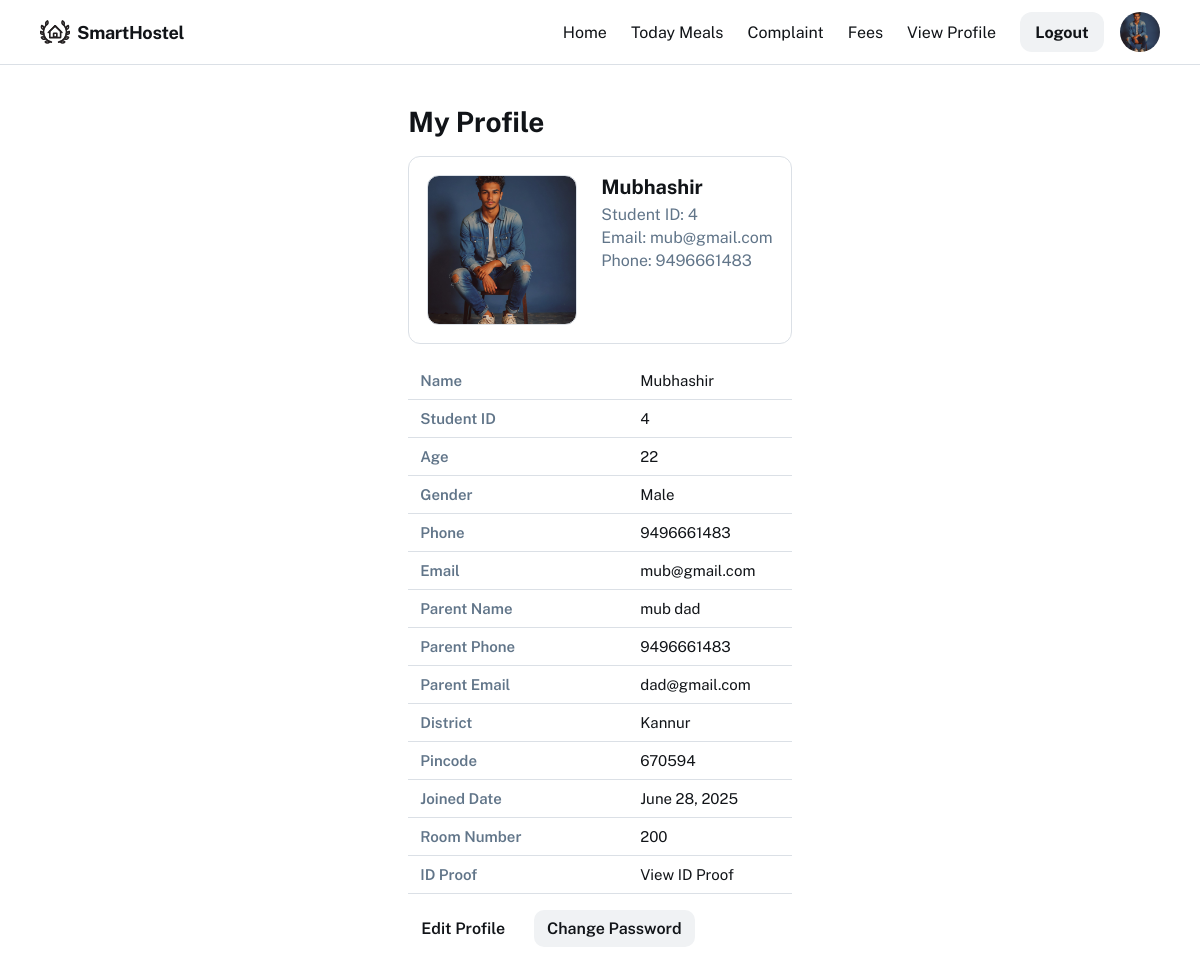
The page /profile/ (signed in) on the database as committed earlier.
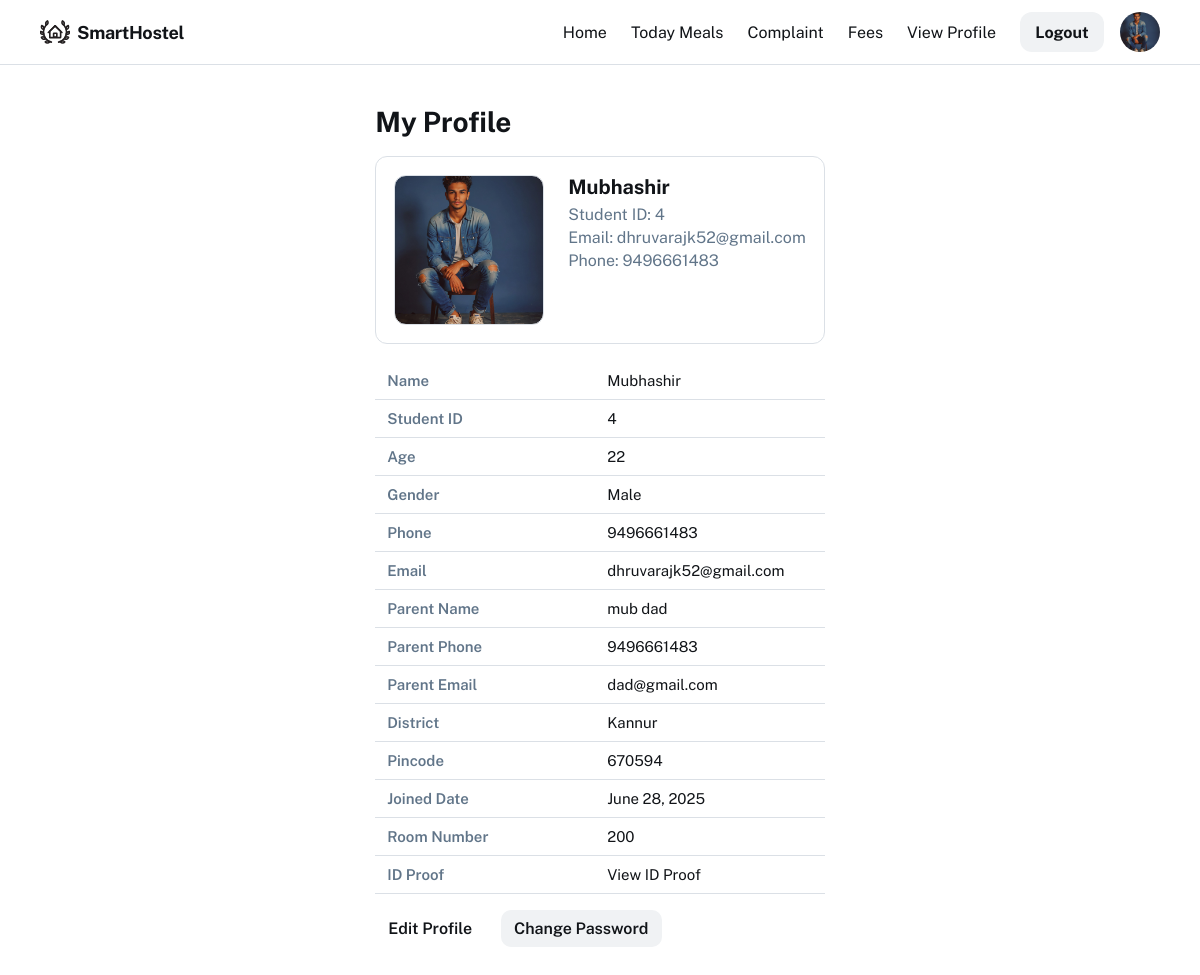
The same page on the database as committed later.
### student/models.py (models this page shows, shortened)
class Student(models.Model):
    GENDER_CHOICES = (
        ('Male', 'Male'),
        ('Female', 'Female'),
        ('Other', 'Other'),
    )
    DISTRICT_CHOICES = (
        ('Kasaragod', 'Kasaragod'),
        ('Kannur', 'Kannur'),
        ('Wayanad', 'Wayanad'),
        ('Kozhikode', 'Kozhikode'),
        ('Malappuram', 'Malappuram'),
        ('Palakkad', 'Palakkad'),
        ('Thrissur', 'Thrissur'),
        ('Ernakulam', 'Ernakulam'),
        ('Idukki', 'Idukki'),
        ('Kottayam', 'Kottayam'),
        ('Alappuzha', 'Alappuzha'),
        ('Pathanamthitta', 'Pathanamthitta'),
        ('Kollam', 'Kollam'),
        ('Thiruvananthapuram', 'Thiruvananthapuram'),
    )
    PROGRAMME_CHOICES = (
        ('BCA', 'BCA - Bachelor of Computer Applications'),
        ('BSC_CS', 'B.Sc Computer Science'),
        ('BSC_IT', 'B.Sc Information Technology'),
        ('BTECH_CS', 'B.Tech Computer Science & Engineering'),
        ('BTECH_IT', 'B.Tech Information Technology'),
        ('BTECH_EC', 'B.Tech Electronics & Communication'),
        ('BTECH_EE', 'B.Tech Electrical Engineering'),
        ('BTECH_ME', 'B.Tech Mechanical Engineering'),
        ('BTECH_CE', 'B.Tech Civil Engineering'),
        ('BTECH_AE', 'B.Tech Aeronautical Engineering'),
        ('MCA', 'MCA - Master of Computer Applications'),
        ('MSC_CS', 'M.Sc Computer Science'),
        ('MTECH_CS', 'M.Tech Computer Science & Engineering'),
        ('MTECH_IT', 'M.Tech Information Technology'),
        ('MTECH_EC', 'M.Tech Electronics & Communication'),
        ('MTECH_ME', 'M.Tech Mechanical Engineering'),
        ('MTECH_CE', 'M.Tech Civil Engineering'),
        ('MBA', 'MBA - Master of Business Administration'),
        ('DIP_CS', 'Diploma in Computer Science'),
        ('DIP_CE', 'Diploma in Civil Engineering'),
        ('DIP_ME', 'Diploma in Mechanical Engineering'),
        ('DIP_EE', 'Diploma in Electrical Engineering'),
    )
    student_id = models.AutoField(primary_key=True)
    name = models.CharField(max_length=100)
    age = models.PositiveIntegerField(null=True, blank=True)
    gender = models.CharField(max_length=6, choices=GENDER_CHOICES, null=True, blank=True)
    phone = models.CharField(max_length=20, null=True, blank=True)
    email = models.EmailField(max_length=150, null=True, blank=True)
    parent_name = models.CharField(max_length=100, null=True, blank=True)
    parent_phone = models.CharField(max_length=20, null=True, blank=True)
    parent_email = models.EmailField(max_length=150, null=True, blank=True)
    district = models.CharField(max_length=50, choices=DISTRICT_CHOICES, null=True, blank=True)
    programme = models.CharField(max_length=50, choices=PROGRAMME_CHOICES, null=True, blank=True)
    pincode = models.CharField(max_length=10, null=True, blank=True)
    profile_pic = models.FileField(upload_to='profile_pic/', null=True, blank=True)
    id_proof = models.FileField(upload_to='id_proofs/', null=True, blank=True)
    room = models.ForeignKey(Room, null=True, blank=True, on_delete=models.SET_NULL, related_name='students')
    joined_date = models.DateField(null=True, blank=True)
    login = models.ForeignKey(login, on_delete=models.CASCADE, default=1)

### room/models.py (models this page shows)
class Room(models.Model):
    ROOM_TYPE = (
        ('Single', 'Single'),
        ('Double', 'Double'),
        ('Triple', 'Triple'),
        ('Dorm', 'Dorm'),
    )
    STATUS_CHOICES = (
        ('Available', 'Available'),
        ('Occupied', 'Occupied'),
        ('Maintenance', 'Maintenance'),
    )
    room_id = models.AutoField(primary_key=True)
    room_number = models.CharField(max_length=20, unique=True)
    block_number = models.CharField(max_length=20)
    capacity = models.PositiveIntegerField(default=1)
    occupied = models.PositiveIntegerField(default=0)
    type = models.CharField(max_length=10, choices=ROOM_TYPE, default='Single')
    room_rent = models.DecimalField(max_digits=10, decimal_places=2, default=0.00)
    image = models.ImageField(upload_to="room_images/", blank=True, null=True)
    status = models.CharField(max_length=12, choices=STATUS_CHOICES, default='Available')
    created_at = models.DateTimeField(auto_now_add=True, null=True, blank=True)

### student/views.py (the view)
# urls.py: path('profile/', sv.view_profile, name='profile_view'),
@csrf_protect
def view_profile(request):
    student = _get_student_from_session(request)
    if not student:
        messages.error(request, "Could not find your profile. Please login.")
        return redirect('login')
    return render(request, 'profile_view.html', {'student': student})

### student/views.py (called while the page is built)
def _get_student_from_session(request):
    lid = request.session.get('sid')
    if not lid:
        return None
    return Student.objects.filter(login_id=lid).first()

### student/templates/profile_view.html (shortened to what this page needs)
{% extends "home.html" %}
{% block content %}
{% load static %}
</head>
  <div class="page-wrap">
    <main class="container" role="main">
      <div class="page-title">
        <h2>My Profile</h2>
      </div>
      <div class="profile-card">
        <div>
          {% if student.profile_pic %}
            <div class="profile-pic" style="background-image:url('{{ student.profile_pic.url }}');" role="img" aria-label="Profile picture"></div>
          {% else %}
            <div class="profile-pic" style="display:flex;align-items:center;justify-content:center;background:#f8fafc;color:var(--muted)">
              No image
            </div>
          {% endif %}
        </div>
        <div class="profile-meta">
          <h3>{{ student.name }}</h3>
          <p>Student ID: {{ student.student_id }}</p>
          <p>Email: {{ student.email }}</p>
          <p>Phone: {{ student.phone }}</p>
        </div>
      </div>
      <table class="profile-table" role="table" aria-label="Student details">
        <tbody>
          <tr><th scope="row">Name</th><td>{{ student.name }}</td></tr>
          <tr><th scope="row">Student ID</th><td>{{ student.student_id }}</td></tr>
          <tr><th scope="row">Age</th><td>{{ student.age }}</td></tr>
          <tr><th scope="row">Gender</th><td>{{ student.gender }}</td></tr>
          <tr><th scope="row">Phone</th><td>{{ student.phone }}</td></tr>
          <tr><th scope="row">Email</th><td>{{ student.email }}</td></tr>
          <tr><th scope="row">Parent Name</th><td>{{ student.parent_name }}</td></tr>
          <tr><th scope="row">Parent Phone</th><td>{{ student.parent_phone }}</td></tr>
          <tr><th scope="row">Parent Email</th><td>{{ student.parent_email }}</td></tr>
          <tr><th scope="row">District</th><td>{{ student.district }}</td></tr>
          <tr><th scope="row">Pincode</th><td>{{ student.pincode }}</td></tr>
          <tr><th scope="row">Joined Date</th><td>{{ student.joined_date }}</td></tr>
          <tr>
            <th scope="row">Room Number</th>
            <td>
              {% if student.room %}
                {{ student.room.room_number }}
              {% else %}
                Not assigned
              {% endif %}
            </td>
          </tr>
          <tr>
            <th scope="row">ID Proof</th>
            <td>
              {% if student.id_proof %}
                <a href="{{ student.id_proof.url }}" target="_blank">View ID Proof</a>
              {% else %}
                Not uploaded
              {% endif %}
            </td>
          </tr>
        </tbody>
      </table>
      <div class="actions">
        <a class="edit" href="{% url 'profile_edit' %}">Edit Profile</a>
        <a class="pw" href="{% url 'profile_change_password' %}">Change Password</a>
      </div>
    </main>
  </div>
{% endblock %}

### student/templates/home.html (shortened to what this page needs)
<!doctype html>
<html lang="en">
  <head>
  </head>
  <body>
    <div class="relative flex size-full min-h-screen flex-col bg-white group/design-root overflow-x-hidden" style='font-family: "Public Sans", "Noto Sans", sans-serif;'>
      <div class="layout-container flex h-full grow flex-col">
        <header>
          <div class="brand">
            <div class="size-4" aria-hidden="true">
            </div>
            <h2>SmartHostel</h2>
          </div>
          <nav class="desktop-nav">
            <div class="links" role="navigation" aria-label="main navigation" style=" display:contents">
              <a href="{% url 's_home' %}">Home</a>
              <a href="{% url 'meals_today' %}">Today Meals</a>
              <a href="{% url 'student_submit_complaint' %}">Complaint</a>
              <a href="{% url 'student_pay_page' %}">Fees</a>
              <a href="{% url 'profile_view' %}">View Profile</a>
            </div>
            <div class="user-actions">
              <a href="{% url 'logout' %}"><div class="btn-logout" role="button"><span>Logout</span></div></a>
              <a href="{% url 'profile_view' %}">
                <div class="avatar" style='background-image: url("{{ student.profile_pic.url }}");' aria-hidden="true"></div>
              </a>
            </div>
          </nav>
        </header>
        <div class="page-wrap">
          {% block content %}{% endblock %}
        </div>
      </div>
    </div>
  </body>
</html>

Rows that differ between the two databases and show on the page:
changed Student "Mubhashir": email "mub@gmail.com" → "dhruvarajk52@gmail.com"
